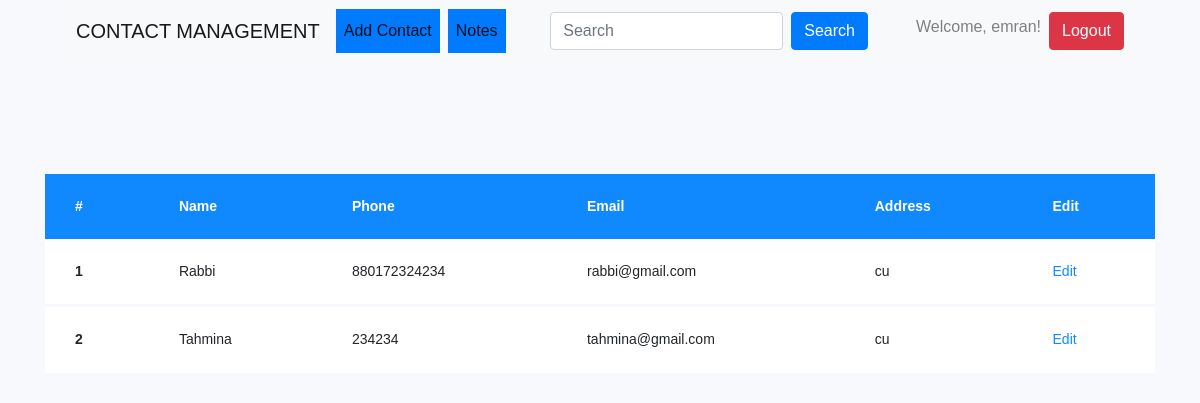
The page / (signed in) on the database as committed earlier.
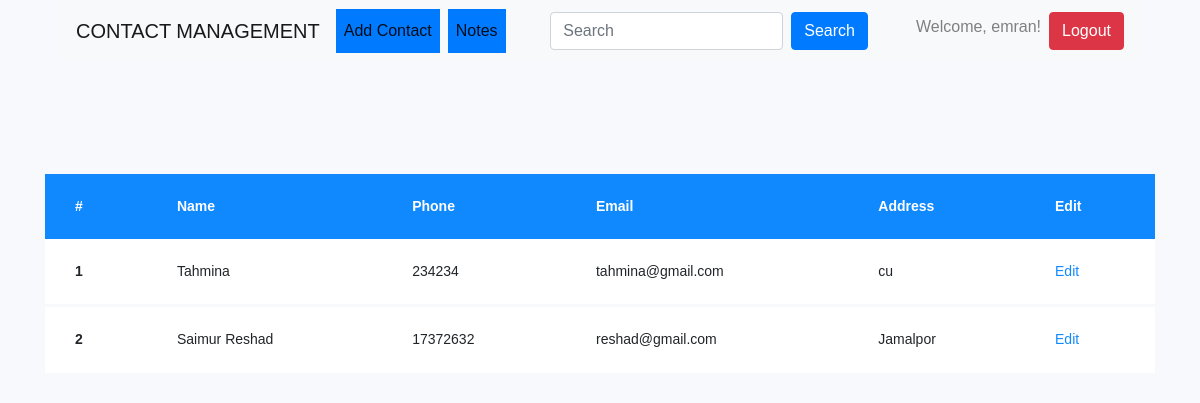
The same page on the database as committed later.
### contact/models.py (models this page shows, shortened)
class Contact(models.Model):
    user = models.ForeignKey(User, on_delete=models.CASCADE)
    name = models.CharField(max_length=100)
    phone_number = models.IntegerField()
    email = models.EmailField()
    address = models.CharField(max_length=250)
    photo = models.ImageField(max_length=255, null=True, blank=True, default="profile_images/d.png")

### contact/views.py (the view)
# urls.py: path('', views.contact, name = 'contact'),
def contact(request):
    if request.user.is_authenticated:
        template = 'contact.html'
        user = request.user
        checkdata = Contact.objects.filter(user=user)
        context = {
            'check': checkdata
        }
        return render(request,context=context,template_name = template)
    else:
        return redirect('login')

### templates/contact.html (shortened to what this page needs)
{% load static %}
<!doctype html>
<html lang="en">
  <head>
	<link rel="stylesheet" href="{% static 'https://stackpath.bootstrapcdn.com/font-awesome/4.7.0/css/font-awesome.min.css' %}">
	<link rel="stylesheet" href="{% static 'css/style.css' %}">
	</head>
	<body>
	 <div class="container">
	  <div class="col-md-12">
		<nav class="navbar navbar-expand-lg navbar-light bg-light">
			<a class="navbar-brand" href="#">CONTACT MANAGEMENT</a>
			<div class="collapse navbar-collapse" id="navbarTogglerDemo03">
			  <ul class="navbar-nav mr-auto mt-2 mt-lg-0">
				<li class="nav-item active">
				  <a class="nav-link btn-primary mr-sm-2" href="{% url 'add_contact' %}">Add Contact <span class="sr-only">(current)</span></a>
				</li>
				<li class="nav-item active">
					<a class="nav-link btn-primary" href="{% url 'user_notes' %}">Notes<span class="sr-only">(current)</span></a>
				  </li>
			  </ul>
			  <form class="form-inline my-2 my-lg-0">
				<input class="form-control mr-sm-2" type="search" placeholder="Search" aria-label="Search">
				<button class="btn btn-primary my-2 my-sm-0 mr-sm-5" type="submit">Search</button>
			  </form>
			</div>
			<h6 class="mr-sm-2">  Welcome, {{ user.username }}!</h6>
			<a href="{% url 'log_out' %}" class="btn btn-danger">Logout</a>
		  </nav>
		</div>
     </div>
	<section class="ftco-section">
		<div class="container">
			<div class="row">
				<div class="col-md-12">
					<div class="table-wrap">
						<table class="table">
						  <thead class="thead-primary">
						    <tr>
						      <th>#</th>
						      <th>Name</th>
						      <th>Phone</th>
						      <th>Email</th>
						      <th>Address</th>
						      <th>Edit</th>
						    </tr>
						  </thead>
						  <tbody>
                            {% for ch in check%}
						    <tr>
						      <th scope="row">{{ forloop.counter }}</th>
						      <td>{{ch.name}}</td>
						      <td>{{ch.phone_number}}</td>
						      <td>{{ch.email}}</td>
						      <td>{{ch.address}}</td>
						      <td><a href="{% url 'edit_contact' ch.id %}">Edit</a></td>
						    </tr>
                            {%endfor%}
						  </tbody>
						</table>
					</div>
				</div>
			</div>
		</div>
	</section>
	</body>
</html>

Rows that differ between the two databases and show on the page:
removed Contact: name "Rabbi", phone_number "880172324234", email "rabbi@gmail.com", address "cu"
added Contact: name "Saimur Reshad", phone_number "17372632", email "reshad@gmail.com", address "Jamalpor"
